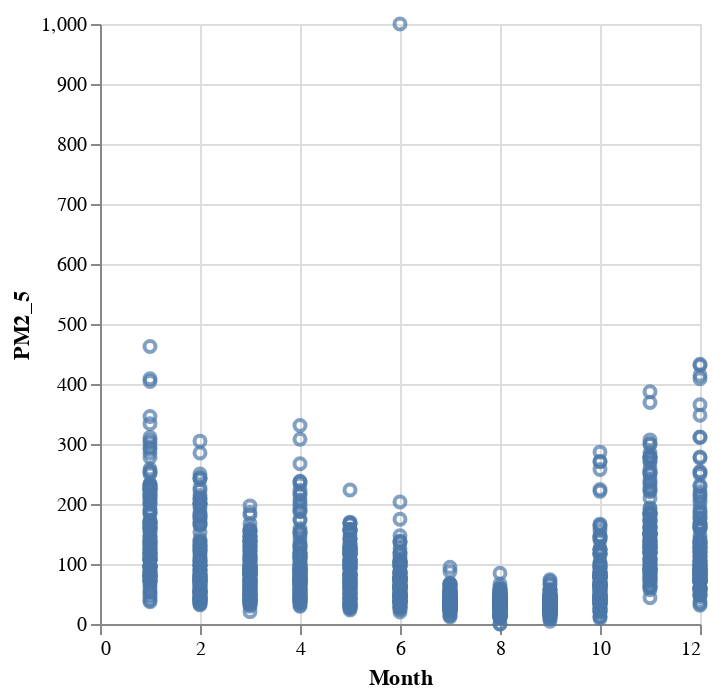

Notebook cell for this chart:
### Code cell
# Trying againg with the new column name
alt.Chart(df).mark_point().encode(
    x='Month',
    y='PM2_5'
)

### Figure 1 — Vega-Lite specification as saved in the notebook (floating-point values rounded to 4 significant figures; data arrays with more than 128 entries replaced by an {"elided": "..."} marker saying what was removed)
{"config": {"view": {"continuousWidth": 300, "continuousHeight": 300}}, "data": {"name": "data-3571923bde656e2e03bdbe30b513a860"}, "mark": {"type": "point"}, "encoding": {"x": {"field": "Month", "type": "quantitative"}, "y": {"field": "PM2_5", "type": "quantitative"}}, "$schema": "https://vega.github.io/schema/vega-lite/v5.20.1.json", "datasets": {"data-3571923bde656e2e03bdbe30b513a860": {"elided": "1461 records"}}}
